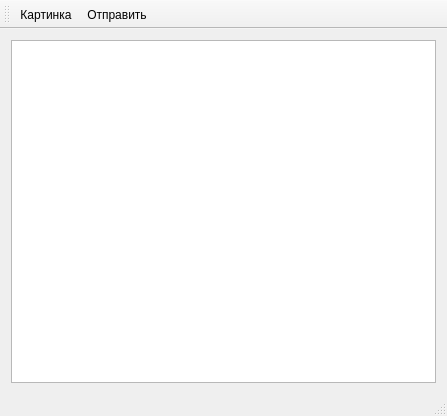
<?xml version="1.0" encoding="UTF-8"?>
<ui version="4.0">
 <class>MainWindow</class>
 <widget class="QMainWindow" name="MainWindow">
  <property name="geometry">
   <rect>
    <x>0</x>
    <y>0</y>
    <width>447</width>
    <height>416</height>
   </rect>
  </property>
  <property name="windowTitle">
   <string>Painter</string>
  </property>
  <widget class="QWidget" name="centralWidget">
   <layout class="QVBoxLayout" name="verticalLayout">
    <item>
     <widget class="QGraphicsView" name="graphicsView">
      <property name="alignment">
       <set>Qt::AlignLeading|Qt::AlignLeft|Qt::AlignTop</set>
      </property>
      <property name="transformationAnchor">
       <enum>QGraphicsView::NoAnchor</enum>
      </property>
     </widget>
    </item>
   </layout>
  </widget>
  <widget class="QMenuBar" name="menuBar">
   <property name="geometry">
    <rect>
     <x>0</x>
     <y>0</y>
     <width>447</width>
     <height>21</height>
    </rect>
   </property>
  </widget>
  <widget class="QToolBar" name="mainToolBar">
   <attribute name="toolBarArea">
    <enum>TopToolBarArea</enum>
   </attribute>
   <attribute name="toolBarBreak">
    <bool>false</bool>
   </attribute>
   <addaction name="action_load"/>
   <addaction name="action_send"/>
  </widget>
  <widget class="QStatusBar" name="statusBar"/>
  <action name="action_send">
   <property name="text">
    <string>Отправить</string>
   </property>
  </action>
  <action name="action_load">
   <property name="text">
    <string>Картинка</string>
   </property>
  </action>
 </widget>
 <layoutdefault spacing="6" margin="11"/>
 <resources/>
 <connections/>
</ui>
